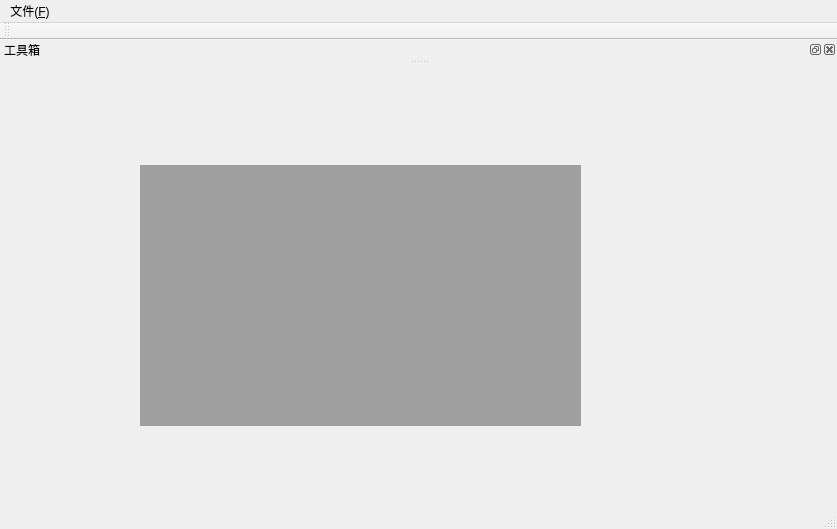
<?xml version="1.0" encoding="UTF-8"?>
<ui version="4.0">
 <class>MainWindow</class>
 <widget class="QMainWindow" name="MainWindow">
  <property name="geometry">
   <rect>
    <x>0</x>
    <y>0</y>
    <width>837</width>
    <height>529</height>
   </rect>
  </property>
  <property name="windowTitle">
   <string>MainWindow</string>
  </property>
  <widget class="QWidget" name="centralWidget">
   <widget class="QMdiArea" name="mdiArea">
    <property name="geometry">
     <rect>
      <x>140</x>
      <y>100</y>
      <width>441</width>
      <height>261</height>
     </rect>
    </property>
   </widget>
  </widget>
  <widget class="QMenuBar" name="menuBar">
   <property name="geometry">
    <rect>
     <x>0</x>
     <y>0</y>
     <width>837</width>
     <height>26</height>
    </rect>
   </property>
   <widget class="QMenu" name="menu_F">
    <property name="title">
     <string>文件(&amp;F)</string>
    </property>
    <addaction name="action_New"/>
    <addaction name="action_Dock"/>
   </widget>
   <addaction name="menu_F"/>
  </widget>
  <widget class="QToolBar" name="mainToolBar">
   <attribute name="toolBarArea">
    <enum>TopToolBarArea</enum>
   </attribute>
   <attribute name="toolBarBreak">
    <bool>false</bool>
   </attribute>
  </widget>
  <widget class="QStatusBar" name="statusBar"/>
  <widget class="QDockWidget" name="dockWidget">
   <property name="windowTitle">
    <string>工具箱</string>
   </property>
   <attribute name="dockWidgetArea">
    <number>4</number>
   </attribute>
   <widget class="QWidget" name="dockWidgetContents_2">
    <widget class="QPushButton" name="pushButton">
     <property name="geometry">
      <rect>
       <x>690</x>
       <y>0</y>
       <width>93</width>
       <height>28</height>
      </rect>
     </property>
     <property name="text">
      <string>PushButton</string>
     </property>
    </widget>
    <widget class="QFontComboBox" name="fontComboBox">
     <property name="geometry">
      <rect>
       <x>230</x>
       <y>10</y>
       <width>279</width>
       <height>22</height>
      </rect>
     </property>
    </widget>
   </widget>
  </widget>
  <action name="action_New">
   <property name="icon">
    <iconset resource="myimages.qrc">
     <normaloff>:/image/images/安徽.jpg</normaloff>:/image/images/安徽.jpg</iconset>
   </property>
   <property name="text">
    <string>新建文件(&amp;N)</string>
   </property>
   <property name="toolTip">
    <string>新建文件</string>
   </property>
   <property name="shortcut">
    <string>Ctrl+N</string>
   </property>
  </action>
  <action name="action_Dock">
   <property name="text">
    <string>显示Dock</string>
   </property>
  </action>
 </widget>
 <layoutdefault spacing="6" margin="11"/>
 <resources>
  <include location="myimages.qrc"/>
 </resources>
 <connections/>
</ui>
